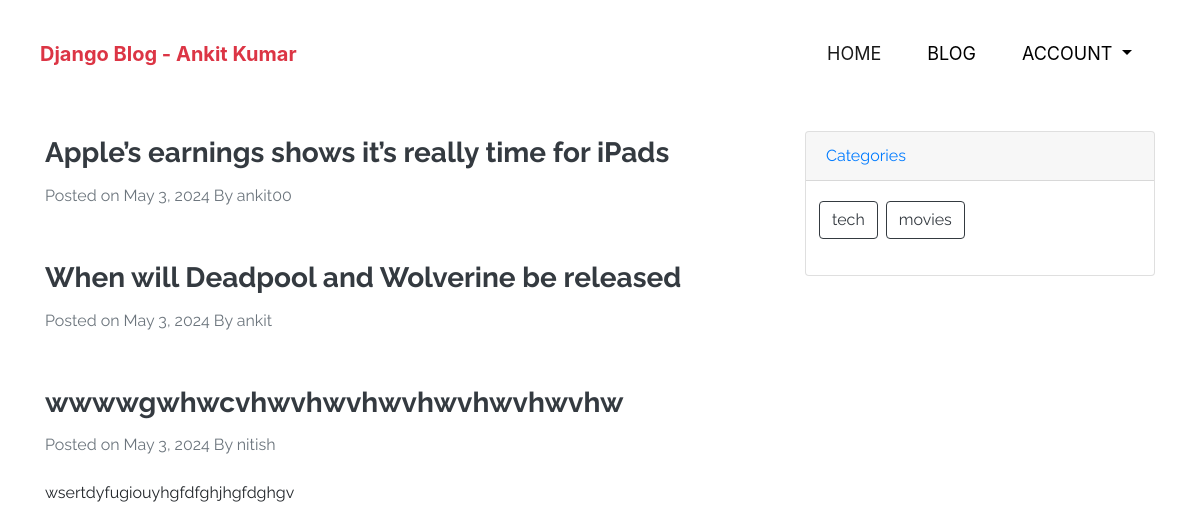
Screenshot of /blog/ with the database file from the repository.
### posts/models.py (models this page shows, shortened)
class Post(models.Model):
    created_at = models.DateField(auto_now_add=True)
    author = models.ForeignKey(User, on_delete=models.CASCADE)
    body_text = models.TextField()
    title = models.CharField(max_length=50)
    slug = models.SlugField(unique=True, default='', editable=False)
    img = models.ImageField(upload_to='images')
    edit_permission = models.IntegerField(choices=PERMISSION_CHOICES, default=1)
    categories = models.ManyToManyField(Category, default='uncategorized')
    class Meta:
        ordering = ('created_at',)

class Category(models.Model):
    name = models.CharField(max_length=20)

### posts/views.py (the view)
# urls.py: path('', views.BlogList.as_view(), name='bloglist')
class BlogList(ListView):
    template_name = 'posts/index.html'
    context_object_name = 'posts'
    model = Post

### posts/templatetags/post_tags.py (called while the page is built)
@register.simple_tag(takes_context=True)
def get_categories(context):
    return Category.objects.all()[0:6]

@register.filter(name='short_description')
def short_description(value, l=200):
    return ' '.join(re.findall('<p>([\w\d\s\,\.\-]+)</p>', value))[0:int(l)]

### posts/templates/posts/index.html (shortened to what this page needs)
{% extends 'main/base.html' %}
{% load post_tags %}
{% block content %}
{% include 'main/utils/navbar.html' %}
    <div class="container mt-5 body-blog">
       <div class="row">
           <div class="col-lg-8 hero">
               {% for post in posts %}
               <article>
                   <header class="mb-4">
                       <a href="{% url 'blog:detail_blog' post.slug %}"><h3 class="title-blog text-dark">{{post.title}}</h3> </a>
                       <div class="text-muted mb-3 fst-italic">Posted on {{post.created_at}} By {{post.author}}</div>
                   </header>
                   <section class="mb-5">
                       {{post.body_text|short_description}}
                   </section>
               </article>
               {% endfor %}
           </div>
           <div class="col-lg-4">
               {% include 'posts/utils/categories-card.html' %}
           </div>
       </div>
    </div>
{% endblock %}

### posts/templates/posts/utils/categories-card.html
{% load post_tags %}
<div class="card">
    <div class="card-header">
        <a href="{% url 'blog:list_categories' %}">Categories</a>
    </div>
    <div class="card-body">
        <div class="row">
            {% get_categories as categories%}
            {% for category in categories %}
            <div class="col-xs-3 ml-2">
                            <a href="{% url 'blog:category' category.name %}" class="btn btn-outline-dark mb-3">{{category.name}}</a>
            </div>
            {% endfor %}
        </div>
    </div>
</div>

### django_blog/static/main/css/styles.css (style rules this page uses)
.title-blog { font-weight: bold; line-height: 1.6; }
.body-blog { font-family: 'Dosis', sans-serif; font-family: 'Raleway', sans-serif; }

### rows the page displays
Post: title "Apple’s earnings shows it’s really time for iPads", created_at "May 3, 2024", author "ankit00"
Post: title "When will Deadpool and Wolverine be released", created_at "May 3, 2024", author "ankit"
Post: title "wwwwgwhwcvhwvhwvhwvhwvhwvhwvhw", created_at "May 3, 2024", author "nitish", body_text|short_description "wsertdyfugiouyhgfdfghjhgfdghgv"
Category: name "tech"
Category: name "movies"
